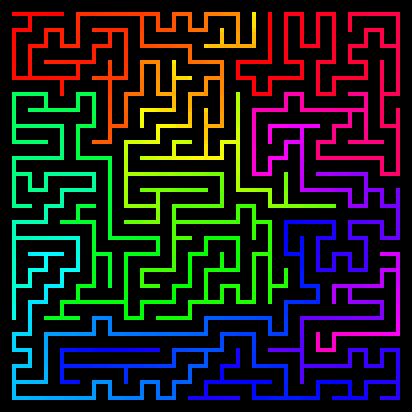
#> input picture color_maze.png, 412 x 412 px
$ python test.py
#> lines starting #> are read from the running program, lines starting #| are printed output that depends on the picture
import cv2
import numpy as np

import skeletonize
import graph


def background_color(image):
    unique_array, counts = np.unique(image, return_counts=True)
    return unique_array[counts.argmax()]


def custom_threshold(image, cutoff):
    (h, w) = image.shape
    for x in range(h):
        for y in range(w):
            if image[x, y] < cutoff:
                image[x, y] = 0
            else:
                image[x, y] = 255
    return image


def process_image(image):
    maze = image.copy()
    (h, w) = maze.shape

    if background_color(maze) == 0:
        maze = cv2.bitwise_not(maze)

    #threshold = custom_threshold(maze, 150)
    t, threshold = cv2.threshold(maze, 225, 255, cv2.THRESH_BINARY)

    skel = skeletonize.zhang_suen(threshold)
    #skel = skeletonize.skeletonize(threshold)
    cv2.imshow("skeletonized", skel)
    cv2.waitKey(0)
    return skel


def make_graph(image):
    corners = cv2.goodFeaturesToTrack(image, 0, 0.025, 3)


if __name__ == "__main__":
    img0 = cv2.imread('maze.png', 0)
    img1 = cv2.imread('color_maze.png', 0)
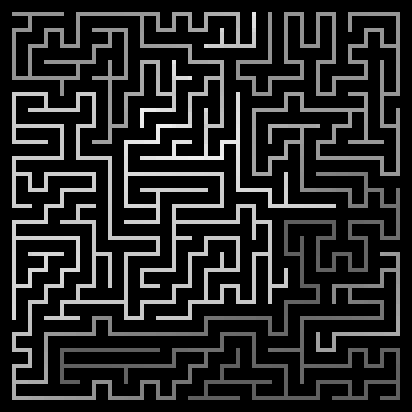
#> img1: shape (412, 412); min 0, max 241, mean 38.2
    img2 = cv2.imread('tc_maze.png', 0)
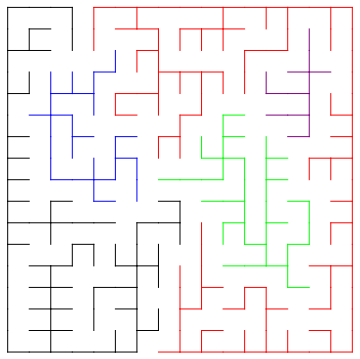
#> input picture tc_maze.png, 360 x 359 px
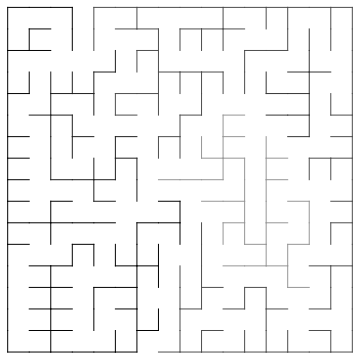
#> img2: shape (359, 360); min 0, max 255, mean 245.6
#> (the run stopped early here; a loop or call above may not have finished)
